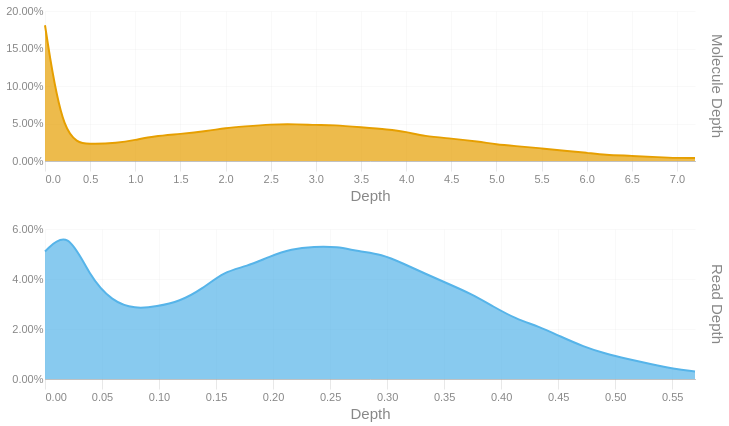

Source (notebook cell):
### Code cell
readdep = depth_hist(tb['Read Depth'], q99, 3)
readdep = readdep.with_columns(pl.lit('Read Depth').alias('Metric'))
if not SKIPLR:
    moldep = depth_hist(tb['Molecule Depth'], mol_q99, 1)
    moldep = moldep.with_columns(pl.lit('Molecule Depth').alias('Metric'))
    _hist = pl.concat([readdep, moldep])
    _hist = _hist.filter(pl.col('Proportion') != 0)
    with SafeRender(_hist):
        (
            alt.Chart(_hist)        
            .mark_area(interpolate = "basis")
            .encode(
                x=alt.X('Bin:Q').scale(domainMin=0).axis(alt.Axis(title='Depth')),
                y = alt.Y('Proportion:Q', title = None).axis(format = '.2%'),
                color = alt.Color('Metric:N').legend(None),
                row = alt.Row("Metric:N").header(title = None, labelOrient = 'right'),
                tooltip = [
                    alt.Tooltip("Metric:N", title = "Metric"),
                    alt.Tooltip('Interval:N', title = "Depth Interval"),
                    alt.Tooltip('Proportion:Q', title = "% Alignments").format('.2%')
                ]
            )
            .resolve_scale(x='independent', y='independent')
            .properties(
                height = 150, width = 650,
                usermeta={'embedOptions': {'downloadFileName': f'{samplename}.depth.hist'}}
            )
        ).display()
else:
    readdep = readdep.filter(pl.col('Proportion') != 0)
    with SafeRender(readdep):
        (
            alt.Chart(readdep)        
            .mark_area(interpolate = "basis")
            .encode(
                x=alt.X('Bin:Q').scale(domainMin=0).axis(alt.Axis(title='Depth')),
                y = alt.Y('Proportion:Q', title = None).axis(format = '.2%'),
                tooltip = [
                    alt.Tooltip('Interval:N', title = "Depth Interval"),
                    alt.Tooltip('Proportion:Q', title = "% Alignments").format('.2%')
                ]
            )
            .properties(
                usermeta={'embedOptions': {'downloadFileName': f'{samplename}.depth.hist'}}
            )
        ).display()

### Figure 1 — Vega-Lite specification as saved in the notebook (floating-point values rounded to 4 significant figures)
{"width": 650, "height": 150, "config": {"title": {"anchor": "start", "dy": -15, "fontSize": 18, "color": "#888888", "subtitleColor": "#888888", "subtitleFontSize": 14}, "arc": {"fill": "#0072B2"}, "axis": {"domainColor": "#888888", "domainWidth": 0.5, "gridWidth": 0.2, "grid": false, "titleFontWeight": 400, "titleFontSize": 15, "labelFontSize": 11, "labelColor": "#888888", "tickColor": "#888888", "tickWidth": 0.2, "titleColor": "#888888"}, "axisBand": {"grid": false}, "axisX": {"grid": true, "tickSize": 10, "domainCap": "round"}, "axisY": {"domain": false, "grid": true, "tickSize": 0, "domainCap": "round"}, "background": "transparent", "header": {"labelFontSize": 15, "labelColor": "#888888", "titleFontSize": 15, "titleFontWeight": 600, "titleColor": "#888888"}, "legend": {"labelFont": "sans-serif", "labelFontSize": 12, "labelColor": "#888888", "symbolSize": 100, "symbolType": "circle", "titleFontSize": 12, "titlePadding": 10, "titleColor": "#888888", "title": null}, "range": {"category": ["#E69F00", "#56B4E9", "#009E73", "#F0E442", "#0072B2", "#D55E00", "#CC79A7", "#000000"], "diverging": ["#cfe8f3", "#a2d4ec", "#73bfe2", "#46abdb", "#1696d2", "#12719e"]}, "area": {"fill": "#0072B2", "fillOpacity": 0.7, "line": true, "strokeOpacity": 0.7}, "line": {"color": "#0072B2", "stroke": "#0072B2", "strokeWidth": 2}, "trail": {"color": "#0072B2", "stroke": "#0072B2", "strokeWidth": 0, "size": 1}, "point": {"filled": true, "fillOpacity": 1.0, "size": 95}, "text": {"color": "#888888", "fontSize": 11, "align": "right", "fontWeight": 400, "size": 11}, "bar": {"fill": "#0072B2", "stroke": null}, "view": {"stroke": null, "continuousWidth": 660, "continuousHeight": 400}}, "data": {"name": "data-b94ee15795d65c04bf8ad883b24e4331"}, "mark": {"type": "area", "interpolate": "basis"}, "encoding": {"color": {"field": "Metric", "legend": null, "type": "nominal"}, "row": {"field": "Metric", "header": {"title": null, "labelOrient": "right"}, "type": "nominal"}, "tooltip": [{"field": "Metric", "title": "Metric", "type": "nominal"}, {"field": "Interval", "title": "Depth Interval", "type": "nominal"}, {"field": "Proportion", "format": ".2%", "title": "% Alignments", "type": "quantitative"}], "x": {"axis": {"title": "Depth"}, "field": "Bin", "scale": {"domainMin": 0}, "type": "quantitative"}, "y": {"axis": {"format": ".2%"}, "field": "Proportion", "title": null, "type": "quantitative"}}, "resolve": {"scale": {"x": "independent", "y": "independent"}}, "usermeta": {"embedOptions": {"downloadFileName": "TF26LRJL0082_5B_10484332_23Y22YLT4_L7.depth.hist"}}, "$schema": "https://vega.github.io/schema/vega-lite/v6.4.1.json", "datasets": {"data-b94ee15795d65c04bf8ad883b24e4331": [{"Bin": 0.0, "Interval": "0.0-0.02", "Proportion": 0.051, "Metric": "Read Depth"}, {"Bin": 0.02, "Interval": "0.02-0.039", "Proportion": 0.06, "Metric": "Read Depth"}, {"Bin": 0.039, "Interval": "0.039-0.059", "Proportion": 0.041, "Metric": "Read Depth"}, {"Bin": 0.059, "Interval": "0.059-0.079", "Proportion": 0.031, "Metric": "Read Depth"}, {"Bin": 0.079, "Interval": "0.079-0.098", "Proportion": 0.028, "Metric": "Read Depth"}, {"Bin": 0.098, "Interval": "0.098-0.118", "Proportion": 0.029, "Metric": "Read Depth"}, {"Bin": 0.118, "Interval": "0.118-0.138", "Proportion": 0.031, "Metric": "Read Depth"}, {"Bin": 0.138, "Interval": "0.138-0.157", "Proportion": 0.036, "Metric": "Read Depth"}, {"Bin": 0.157, "Interval": "0.157-0.177", "Proportion": 0.043, "Metric": "Read Depth"}, {"Bin": 0.177, "Interval": "0.177-0.197", "Proportion": 0.045, "Metric": "Read Depth"}, {"Bin": 0.197, "Interval": "0.197-0.216", "Proportion": 0.049, "Metric": "Read Depth"}, {"Bin": 0.216, "Interval": "0.216-0.236", "Proportion": 0.052, "Metric": "Read Depth"}, {"Bin": 0.236, "Interval": "0.236-0.256", "Proportion": 0.053, "Metric": "Read Depth"}, {"Bin": 0.256, "Interval": "0.256-0.275", "Proportion": 0.053, "Metric": "Read Depth"}, {"Bin": 0.275, "Interval": "0.275-0.295", "Proportion": 0.051, "Metric": "Read Depth"}, {"Bin": 0.295, "Interval": "0.295-0.315", "Proportion": 0.05, "Metric": "Read Depth"}, {"Bin": 0.315, "Interval": "0.315-0.334", "Proportion": 0.046, "Metric": "Read Depth"}, {"Bin": 0.334, "Interval": "0.334-0.354", "Proportion": 0.042, "Metric": "Read Depth"}, {"Bin": 0.354, "Interval": "0.354-0.374", "Proportion": 0.038, "Metric": "Read Depth"}, {"Bin": 0.374, "Interval": "0.374-0.393", "Proportion": 0.034, "Metric": "Read Depth"}, {"Bin": 0.393, "Interval": "0.393-0.413", "Proportion": 0.029, "Metric": "Read Depth"}, {"Bin": 0.413, "Interval": "0.413-0.433", "Proportion": 0.024, "Metric": "Read Depth"}, {"Bin": 0.433, "Interval": "0.433-0.452", "Proportion": 0.021, "Metric": "Read Depth"}, {"Bin": 0.452, "Interval": "0.452-0.472", "Proportion": 0.017, "Metric": "Read Depth"}, {"Bin": 0.472, "Interval": "0.472-0.492", "Proportion": 0.013, "Metric": "Read Depth"}, {"Bin": 0.492, "Interval": "0.492-0.511", "Proportion": 0.01, "Metric": "Read Depth"}, {"Bin": 0.511, "Interval": "0.511-0.531", "Proportion": 0.008, "Metric": "Read Depth"}, {"Bin": 0.531, "Interval": "0.531-0.551", "Proportion": 0.006, "Metric": "Read Depth"}, {"Bin": 0.551, "Interval": "0.551-0.57", "Proportion": 0.004, "Metric": "Read Depth"}, {"Bin": 0.57, "Interval": "0.57-0.59", "Proportion": 0.003, "Metric": "Read Depth"}, {"Bin": 0.0, "Interval": "0.0-0.2", "Proportion": 0.181, "Metric": "Molecule Depth"}, {"Bin": 0.2, "Interval": "0.2-0.5", "Proportion": 0.026, "Metric": "Molecule Depth"}, {"Bin": 0.5, "Interval": "0.5-0.8", "Proportion": 0.022, "Metric": "Molecule Depth"}, {"Bin": 0.8, "Interval": "0.8-1.0", "Proportion": 0.024, "Metric": "Molecule Depth"}, {"Bin": 1.0, "Interval": "1.0-1.2", "Proportion": 0.028, "Metric": "Molecule Depth"}, {"Bin": 1.2, "Interval": "1.2-1.5", "Proportion": 0.033, "Metric": "Molecule Depth"}, {"Bin": 1.5, "Interval": "1.5-1.8", "Proportion": 0.036, "Metric": "Molecule Depth"}, {"Bin": 1.8, "Interval": "1.8-2.0", "Proportion": 0.04, "Metric": "Molecule Depth"}, {"Bin": 2.0, "Interval": "2.0-2.2", "Proportion": 0.044, "Metric": "Molecule Depth"}, {"Bin": 2.2, "Interval": "2.2-2.5", "Proportion": 0.046, "Metric": "Molecule Depth"}, {"Bin": 2.5, "Interval": "2.5-2.8", "Proportion": 0.049, "Metric": "Molecule Depth"}, {"Bin": 2.8, "Interval": "2.8-3.0", "Proportion": 0.049, "Metric": "Molecule Depth"}, {"Bin": 3.0, "Interval": "3.0-3.2", "Proportion": 0.048, "Metric": "Molecule Depth"}, {"Bin": 3.2, "Interval": "3.2-3.5", "Proportion": 0.048, "Metric": "Molecule Depth"}, {"Bin": 3.5, "Interval": "3.5-3.8", "Proportion": 0.045, "Metric": "Molecule Depth"}, {"Bin": 3.8, "Interval": "3.8-4.0", "Proportion": 0.042, "Metric": "Molecule Depth"}, {"Bin": 4.0, "Interval": "4.0-4.2", "Proportion": 0.039, "Metric": "Molecule Depth"}, {"Bin": 4.2, "Interval": "4.2-4.5", "Proportion": 0.033, "Metric": "Molecule Depth"}, {"Bin": 4.5, "Interval": "4.5-4.8", "Proportion": 0.03, "Metric": "Molecule Depth"}, {"Bin": 4.8, "Interval": "4.8-5.0", "Proportion": 0.026, "Metric": "Molecule Depth"}, {"Bin": 5.0, "Interval": "5.0-5.2", "Proportion": 0.022, "Metric": "Molecule Depth"}, {"Bin": 5.2, "Interval": "5.2-5.5", "Proportion": 0.02, "Metric": "Molecule Depth"}, {"Bin": 5.5, "Interval": "5.5-5.8", "Proportion": 0.017, "Metric": "Molecule Depth"}, {"Bin": 5.8, "Interval": "5.8-6.0", "Proportion": 0.013, "Metric": "Molecule Depth"}, {"Bin": 6.0, "Interval": "6.0-6.2", "Proportion": 0.011, "Metric": "Molecule Depth"}, {"Bin": 6.2, "Interval": "6.2-6.5", "Proportion": 0.008, "Metric": "Molecule Depth"}, {"Bin": 6.5, "Interval": "6.5-6.8", "Proportion": 0.007, "Metric": "Molecule Depth"}, {"Bin": 6.8, "Interval": "6.8-7.0", "Proportion": 0.005, "Metric": "Molecule Depth"}, {"Bin": 7.0, "Interval": "7.0-7.2", "Proportion": 0.004, "Metric": "Molecule Depth"}, {"Bin": 7.2, "Interval": "7.2-7.5", "Proportion": 0.004, "Metric": "Molecule Depth"}]}}
